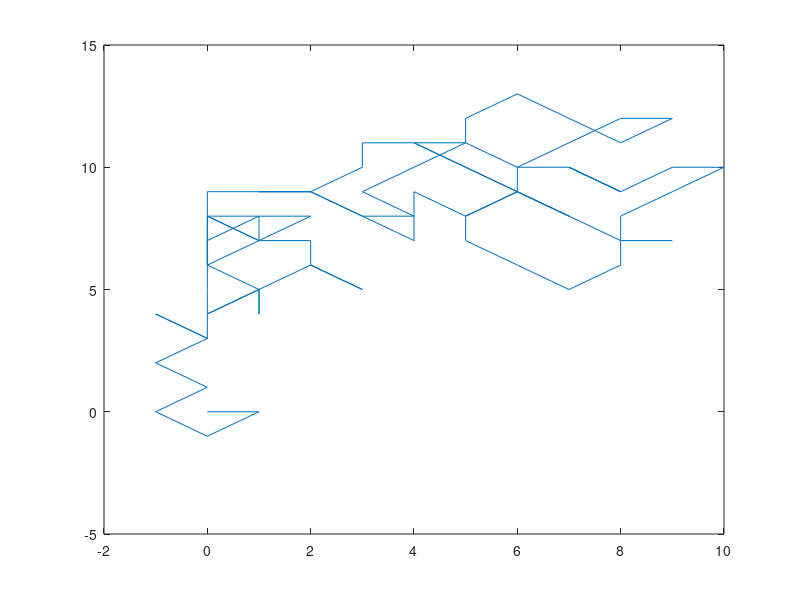

The MATLAB source for this figure:
% % clear;
% % %EO1
% % x = 11:30;
% x(2:2:end) = 4+(1:length(x(1:2:end)));
% y = ones(1,length(x));
% y(1:2:end) = 0;
% plot(x,y,'-o','LineWidth',2);
% axis([0,30,0,1]);
% %EO3 
% a = [0 1 2;2 1 0];
% b1 = a(1,1) < a(2,1);
% b2 = a(2,2) && a(2,3);
% b3 = a(1,1)+a(2,3)||a(2,2)-a(2,1);
% 
% %EO6
% d = 0;
% for i = 1:10000
%    if randsuit() == "diamonds"
%        d = d+1;
%    end
% end
% 
% p = d/10000;
% 
% %GOMa1
% A = 7*ones(10,10);
% A(3:8,3:8) = 0;
% A(5:6,5:6) = 3;

%GOMa2

% for i = 1:1000
%     if randsuit() == "diamonds"
%         d = d+1;
%     end
% end
% 
% p = d/1000;
% for j = 1:10
% t = tiledlayout(5,2);
% t.TileSpacing = 'compact';
% t.Padding = 'compact';
x = [0];
y = [0];
n = 100;
for i = 1:n
    x = [x, x(end) + randi([-1,1])];
    y = [y,y(end) + randi([-1,1])];
end 
    plot(x,y);
